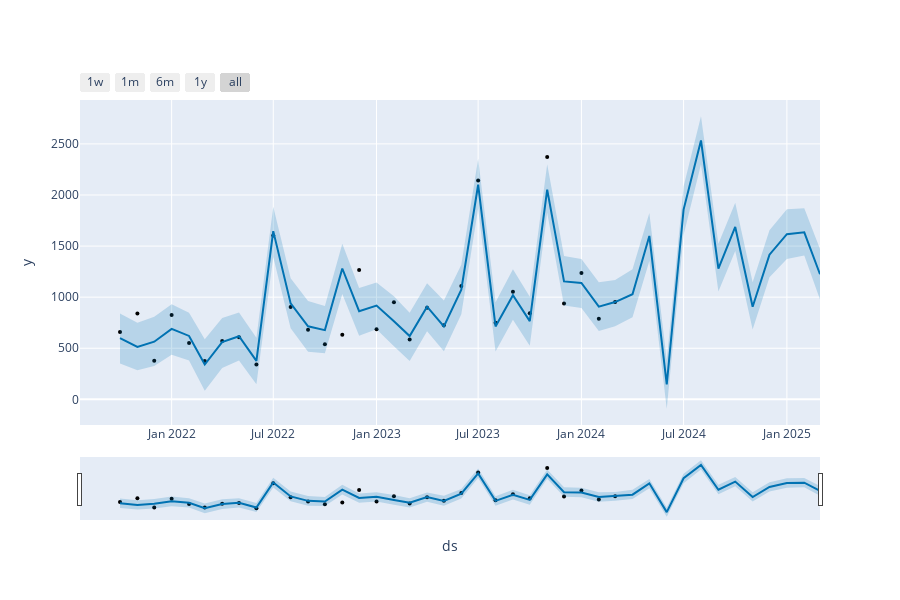

Source (notebook cell):
### Code cell
# Interactive plot
# For monthly data, 1month and 1week, components in general not available
from prophet.plot import plot_plotly, plot_components_plotly
plot_plotly(model, forecast)
